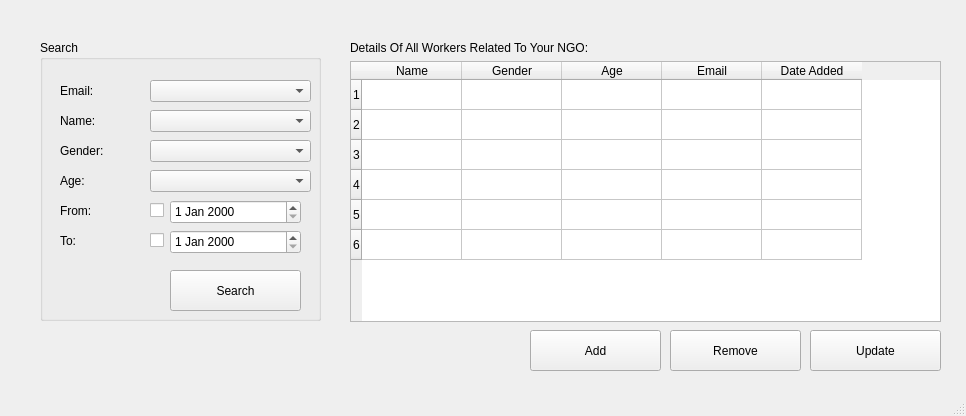
<?xml version="1.0" encoding="UTF-8"?>
<ui version="4.0">
 <class>MainWindow</class>
 <widget class="QMainWindow" name="MainWindow">
  <property name="geometry">
   <rect>
    <x>0</x>
    <y>0</y>
    <width>966</width>
    <height>416</height>
   </rect>
  </property>
  <property name="windowTitle">
   <string>MainWindow</string>
  </property>
  <widget class="QWidget" name="centralwidget">
   <widget class="QTableWidget" name="workerDetails">
    <property name="geometry">
     <rect>
      <x>350</x>
      <y>61</y>
      <width>591</width>
      <height>261</height>
     </rect>
    </property>
    <property name="rowCount">
     <number>6</number>
    </property>
    <row/>
    <row/>
    <row/>
    <row/>
    <row/>
    <row/>
    <column>
     <property name="text">
      <string>Name</string>
     </property>
    </column>
    <column>
     <property name="text">
      <string>Gender</string>
     </property>
    </column>
    <column>
     <property name="text">
      <string>Age</string>
     </property>
    </column>
    <column>
     <property name="text">
      <string>Email</string>
     </property>
    </column>
    <column>
     <property name="text">
      <string>Date Added</string>
     </property>
    </column>
   </widget>
   <widget class="QPushButton" name="addWorkerBtn">
    <property name="geometry">
     <rect>
      <x>530</x>
      <y>330</y>
      <width>131</width>
      <height>41</height>
     </rect>
    </property>
    <property name="text">
     <string>Add</string>
    </property>
   </widget>
   <widget class="QPushButton" name="removeWorkerBtn">
    <property name="geometry">
     <rect>
      <x>670</x>
      <y>330</y>
      <width>131</width>
      <height>41</height>
     </rect>
    </property>
    <property name="text">
     <string>Remove</string>
    </property>
   </widget>
   <widget class="QPushButton" name="updateWorkerBtn">
    <property name="geometry">
     <rect>
      <x>810</x>
      <y>330</y>
      <width>131</width>
      <height>41</height>
     </rect>
    </property>
    <property name="text">
     <string>Update</string>
    </property>
   </widget>
   <widget class="QLabel" name="label">
    <property name="geometry">
     <rect>
      <x>350</x>
      <y>40</y>
      <width>281</width>
      <height>16</height>
     </rect>
    </property>
    <property name="text">
     <string>Details Of All Workers Related To Your NGO:</string>
    </property>
   </widget>
   <widget class="QGroupBox" name="groupBox_3">
    <property name="geometry">
     <rect>
      <x>40</x>
      <y>40</y>
      <width>281</width>
      <height>281</height>
     </rect>
    </property>
    <property name="title">
     <string>Search</string>
    </property>
    <widget class="QLabel" name="label_5">
     <property name="geometry">
      <rect>
       <x>20</x>
       <y>20</y>
       <width>51</width>
       <height>21</height>
      </rect>
     </property>
     <property name="font">
      <font>
       <pointsize>9</pointsize>
       <weight>50</weight>
       <bold>false</bold>
      </font>
     </property>
     <property name="text">
      <string/>
     </property>
    </widget>
    <widget class="QComboBox" name="emailCombobox">
     <property name="geometry">
      <rect>
       <x>110</x>
       <y>40</y>
       <width>161</width>
       <height>22</height>
      </rect>
     </property>
     <item>
      <property name="text">
       <string/>
      </property>
     </item>
    </widget>
    <widget class="QComboBox" name="nameCombobox">
     <property name="geometry">
      <rect>
       <x>110</x>
       <y>70</y>
       <width>161</width>
       <height>22</height>
      </rect>
     </property>
     <item>
      <property name="text">
       <string/>
      </property>
     </item>
    </widget>
    <widget class="QComboBox" name="genderCombobox">
     <property name="geometry">
      <rect>
       <x>110</x>
       <y>100</y>
       <width>161</width>
       <height>22</height>
      </rect>
     </property>
     <item>
      <property name="text">
       <string/>
      </property>
     </item>
     <item>
      <property name="text">
       <string>Male</string>
      </property>
     </item>
     <item>
      <property name="text">
       <string>Female</string>
      </property>
     </item>
    </widget>
    <widget class="QComboBox" name="ageCombobox">
     <property name="geometry">
      <rect>
       <x>110</x>
       <y>130</y>
       <width>161</width>
       <height>22</height>
      </rect>
     </property>
     <item>
      <property name="text">
       <string/>
      </property>
     </item>
     <item>
      <property name="text">
       <string>&lt; 20</string>
      </property>
     </item>
     <item>
      <property name="text">
       <string>&lt; 30</string>
      </property>
     </item>
     <item>
      <property name="text">
       <string>&lt; 40</string>
      </property>
     </item>
     <item>
      <property name="text">
       <string>&lt; 50</string>
      </property>
     </item>
    </widget>
    <widget class="QPushButton" name="searchWorkerBtn">
     <property name="geometry">
      <rect>
       <x>130</x>
       <y>230</y>
       <width>131</width>
       <height>41</height>
      </rect>
     </property>
     <property name="text">
      <string>Search</string>
     </property>
    </widget>
    <widget class="QLabel" name="label_4">
     <property name="geometry">
      <rect>
       <x>20</x>
       <y>40</y>
       <width>47</width>
       <height>21</height>
      </rect>
     </property>
     <property name="text">
      <string>Email:</string>
     </property>
    </widget>
    <widget class="QLabel" name="label_6">
     <property name="geometry">
      <rect>
       <x>20</x>
       <y>70</y>
       <width>47</width>
       <height>21</height>
      </rect>
     </property>
     <property name="text">
      <string>Name:</string>
     </property>
    </widget>
    <widget class="QLabel" name="label_7">
     <property name="geometry">
      <rect>
       <x>20</x>
       <y>100</y>
       <width>51</width>
       <height>21</height>
      </rect>
     </property>
     <property name="text">
      <string>Gender:</string>
     </property>
    </widget>
    <widget class="QLabel" name="label_8">
     <property name="geometry">
      <rect>
       <x>20</x>
       <y>130</y>
       <width>47</width>
       <height>21</height>
      </rect>
     </property>
     <property name="text">
      <string>Age:</string>
     </property>
    </widget>
    <widget class="QLabel" name="label_9">
     <property name="geometry">
      <rect>
       <x>20</x>
       <y>160</y>
       <width>91</width>
       <height>21</height>
      </rect>
     </property>
     <property name="text">
      <string>From:</string>
     </property>
    </widget>
    <widget class="QDateEdit" name="fromDateEdit">
     <property name="geometry">
      <rect>
       <x>130</x>
       <y>160</y>
       <width>131</width>
       <height>24</height>
      </rect>
     </property>
    </widget>
    <widget class="QDateEdit" name="toDateEdit">
     <property name="geometry">
      <rect>
       <x>130</x>
       <y>190</y>
       <width>131</width>
       <height>24</height>
      </rect>
     </property>
    </widget>
    <widget class="QLabel" name="label_10">
     <property name="geometry">
      <rect>
       <x>20</x>
       <y>190</y>
       <width>51</width>
       <height>21</height>
      </rect>
     </property>
     <property name="text">
      <string>To:</string>
     </property>
    </widget>
    <widget class="QCheckBox" name="fromCheckbox">
     <property name="geometry">
      <rect>
       <x>110</x>
       <y>160</y>
       <width>21</width>
       <height>20</height>
      </rect>
     </property>
     <property name="text">
      <string/>
     </property>
    </widget>
    <widget class="QCheckBox" name="toCheckbox">
     <property name="geometry">
      <rect>
       <x>110</x>
       <y>190</y>
       <width>21</width>
       <height>20</height>
      </rect>
     </property>
     <property name="text">
      <string/>
     </property>
    </widget>
   </widget>
  </widget>
  <widget class="QStatusBar" name="statusbar"/>
 </widget>
 <resources/>
 <connections/>
</ui>
